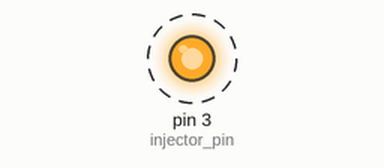
The sketch below on a simulated Arduino Uno, built with avr-gcc and run on an emulated ATmega328P. Shown: output pins drawn as LEDs (lit = HIGH). Dashed ring = blinking.

Above: at 0.5 s.
Timing chart, 0 to 4.6 s (numbered marks = the images above):
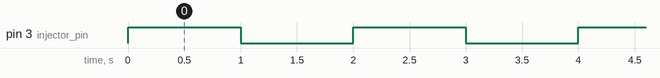

Measured:
- by itself, pin 3 (injector_pin): alternates HIGH for 1.0 s and LOW for 1.0 s

The sketch:

InjectorTest.ino
```cpp
//Define pins
const int injector_pin = 3;


void setup() {
  // put your setup code here, to run once:
  TCCR2B = TCCR2B & B11111000 | B00000111; // for PWM frequency of 30.64 Hz for Pin 3 and 11
  pinMode(injector_pin, OUTPUT);
  analogWrite(injector_pin,255);
}


void loop() {
  // put your main code here, to run repeatedly:
  analogWrite(injector_pin,255);
  delay(1000);
  analogWrite(injector_pin,0);
  delay(1000);


}
```
